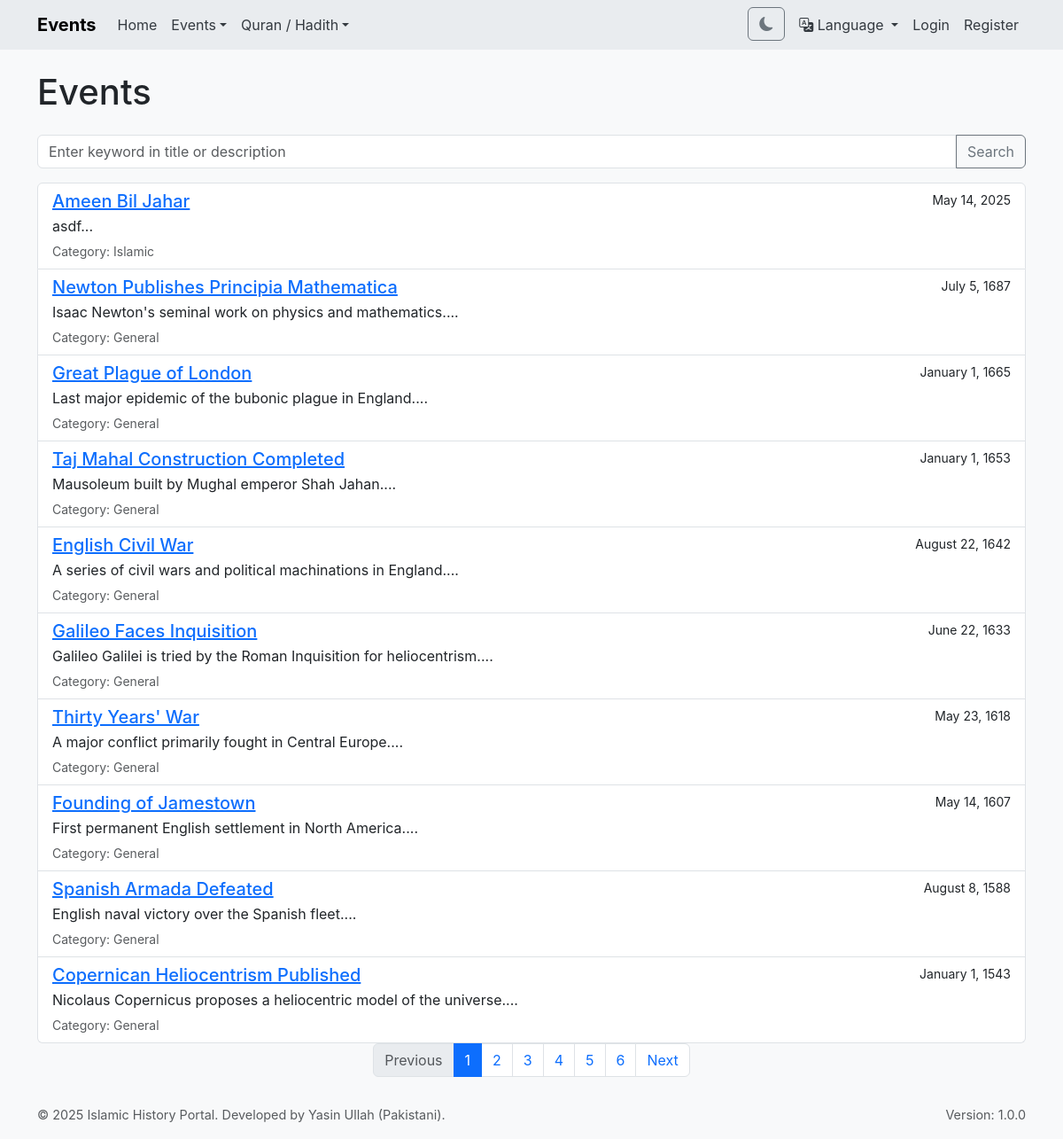
Page /index.php?page=events on the committed database.
### tables this page shows
CREATE TABLE events (
        id INTEGER PRIMARY KEY AUTOINCREMENT,
        title_en TEXT NOT NULL,
        title_ur TEXT NOT NULL,
        description_en TEXT,
        description_ur TEXT,
        event_date DATE NOT NULL,
        category TEXT NOT NULL, -- 'islamic', 'general'
        latitude REAL,
        longitude REAL,
        user_id INTEGER NOT NULL,
        status TEXT NOT NULL DEFAULT 'pending', -- 'pending', 'approved', 'rejected'
        created_at DATETIME DEFAULT CURRENT_TIMESTAMP,
        approved_by INTEGER,
        approved_at DATETIME,
        FOREIGN KEY (user_id) REFERENCES users(id),
        FOREIGN KEY (approved_by) REFERENCES users(id)
    );

### index.php (the view, shortened to what this page needs)
<?php
$db = null;
$current_user = null;
$current_lang = 'en';
function getDB() {
    global $db;
    if ($db === null) {
        try {
            $db = new PDO('sqlite:' . DB_FILE);
            $db->setAttribute(PDO::ATTR_ERRMODE, PDO::ERRMODE_EXCEPTION);
            $db->setAttribute(PDO::ATTR_DEFAULT_FETCH_MODE, PDO::FETCH_ASSOC);
            $db->exec('PRAGMA foreign_keys = ON;');
        } catch (PDOException $e) {
            error_log("Database Connection Error: " . $e->getMessage());
            die("Database connection failed. Please check server logs or contact the administrator.");
        }
    }
    return $db;
}
?>
<?php
function translate($key, ...$args) {
    global $translations, $current_lang;
    $lang_to_use = $current_lang;
    $text = $translations[$lang_to_use][$key];
    return $text;
}
function t($key, ...$args) {
    return translate($key, ...$args);
}
function sanitize_input($data) {
    return htmlspecialchars(trim($data), ENT_QUOTES, 'UTF-8');
}
function isLoggedIn() {
    return isset($_SESSION['user_id']);
}
function getCurrentUser() {
    global $current_user;
    return $current_user;
}
function userHasRole($role) {
    return false;
}
function isAdmin() { return userHasRole('admin'); }
function isUlama() { return userHasRole('ulama'); }
function getPagination($total_items, $current_page, $base_url, $items_per_page = ITEMS_PER_PAGE) {
    $total_pages = ceil($total_items / $items_per_page);
    $pagination_html = '';
    if ($total_pages > 1) {
        $pagination_html .= '<nav aria-label="Page navigation"><ul class="pagination justify-content-center">';
        if ($current_page > 1) {
            $pagination_html .= '<li class="page-item"><a class="page-link" href="' . $base_url . '&p=' . ($current_page - 1) . '">Previous</a></li>';
        } else {
            $pagination_html .= '<li class="page-item disabled"><span class="page-link">Previous</span></li>';
        }
        for ($i = 1; $i <= $total_pages; $i++) {
            if ($i == $current_page) {
                $pagination_html .= '<li class="page-item active" aria-current="page"><span class="page-link">' . $i . '</span></li>';
            } else {
                $pagination_html .= '<li class="page-item"><a class="page-link" href="' . $base_url . '&p=' . $i . '">' . $i . '</a></li>';
            }
        }
        if ($current_page < $total_pages) {
            $pagination_html .= '<li class="page-item"><a class="page-link" href="' . $base_url . '&p=' . ($current_page + 1) . '">Next</a></li>';
        } else {
            $pagination_html .= '<li class="page-item disabled"><span class="page-link">Next</span></li>';
        }
        $pagination_html .= '</ul></nav>';
    }
    return $pagination_html;
}
function format_date_for_display($date_string) {
    try {
        $date = new DateTime($date_string);
        return $date->format('F j, Y');
    } catch (Exception $e) {
        return $date_string;
    }
}
$current_user = getCurrentUser();
function render_header($page_title) {
    global $current_lang, $current_user;
    $theme_class = isset($_COOKIE['theme']) && $_COOKIE['theme'] === 'dark' ? 'dark-mode' : 'light-mode';
    $html_attrs = 'lang="' . $current_lang . '"';
    $t_toggle_navigation = t('toggle_navigation');
    $t_home = t('home');
    $t_events = t('events');
    $t_islamic_events = t('islamic_events');
    $t_general_events = t('general_events');
    $t_all_events = t('all_events');
    $t_timeline = t('timeline');
    $t_map_view = t('map_view');
    $t_quran = t('quran');
    $t_hadith = t('hadith');
    $t_search_quran = t('search_quran');
    $t_search_hadith = t('search_hadith');
    $t_language = t('language');
    $t_english = t('english');
    $t_urdu = t('urdu');
    $t_profile_text = t('profile');
    $t_admin_panel_text = t('admin_panel');
    $t_logout_text = t('logout');
    $t_login_text = t('login');
    $t_register_text = t('register');
    $t_toggle_theme = t('toggle_theme');
    $t_unknown_user = t('unknown_user');
    $pq_lang_en = preserve_query_string('lang');
    $pq_lang_ur = preserve_query_string('lang');
    $add_event_link_html = '';
    $add_hadith_link_html = '';
    $bookmarks_link_html = '';
    $user_menu_html = '';
    if (isLoggedIn()) {
        $username_display = (isset($current_user) && is_array($current_user) && isset($current_user['username'])) ? sanitize_input($current_user['username']) : $t_unknown_user;
        $admin_panel_link_html = '';
        if (isAdmin() || isUlama()) {
            $admin_panel_link_html = '<li><a class="dropdown-item" href="index.php?page=admin_dashboard">' . $t_admin_panel_text . '</a></li>';
        }
        $user_menu_html = '
            <li class="nav-item dropdown">
                <a class="nav-link dropdown-toggle" href="#" id="userDropdown" role="button" data-bs-toggle="dropdown" aria-expanded="false">
                    <i class="bi bi-person-circle"></i> ' . $username_display . '
                </a>
                <ul class="dropdown-menu dropdown-menu-end" aria-labelledby="userDropdown">
                    <li><a class="dropdown-item" href="index.php?page=profile">' . $t_profile_text . '</a></li>
                    ' . $admin_panel_link_html . '
                    <li><hr class="dropdown-divider"></li>
                    <li><a class="dropdown-item" href="index.php?action=logout">' . $t_logout_text . '</a></li>
                </ul>
            </li>';
    } else {
        $user_menu_html = '
            <li class="nav-item"><a class="nav-link" href="index.php?page=login">' . $t_login_text . '</a></li>
            <li class="nav-item"><a class="nav-link" href="index.php?page=register">' . $t_register_text . '</a></li>';
    }
echo <<<HTML
<!DOCTYPE html>
<html {$html_attrs}>
<head>
    <title>{$page_title} - Yasin Islamic History Portal</title>
    <link href="https://cdn.jsdelivr.net/npm/bootstrap@5.3.2/dist/css/bootstrap.min.css" rel="stylesheet">
    <link rel="stylesheet" href="https://cdn.jsdelivr.net/npm/bootstrap-icons@1.11.3/font/bootstrap-icons.min.css">
    <link rel="stylesheet" href="https://unpkg.com/leaflet@1.9.4/dist/leaflet.css" />
</head>
<body class="{$theme_class}">
    <nav class="navbar navbar-expand-lg navbar-light bg-light mb-4">
        <div class="container">
            <a class="navbar-brand" href="index.php">{$page_title}</a>
            <button class="navbar-toggler" type="button" data-bs-toggle="collapse" data-bs-target="#navbarNav" aria-controls="navbarNav" aria-expanded="false" aria-label="{$t_toggle_navigation}">
            </button>
            <div class="collapse navbar-collapse" id="navbarNav">
                <ul class="navbar-nav me-auto mb-2 mb-lg-0">
                    <li class="nav-item"><a class="nav-link" href="index.php">{$t_home}</a></li>
                    <li class="nav-item dropdown">
                        <a class="nav-link dropdown-toggle" href="#" id="eventsDropdown" role="button" data-bs-toggle="dropdown" aria-expanded="false">{$t_events}</a>
                            <li><a class="dropdown-item" href="index.php?page=events&category=islamic">{$t_islamic_events}</a></li>
                            <li><a class="dropdown-item" href="index.php?page=events&category=general">{$t_general_events}</a></li>
                            <li><a class="dropdown-item" href="index.php?page=events">{$t_all_events}</a></li>
                            <li><a class="dropdown-item" href="index.php?page=timeline">{$t_timeline}</a></li>
                            <li><a class="dropdown-item" href="index.php?page=map_view">{$t_map_view}</a></li>
                            {$add_event_link_html}
                    </li>
                    <li class="nav-item dropdown">
                        <a class="nav-link dropdown-toggle" href="#" id="quranHadithDropdown" role="button" data-bs-toggle="dropdown" aria-expanded="false">{$t_quran} / {$t_hadith}</a>
                            <li><a class="dropdown-item" href="index.php?page=quran_search">{$t_search_quran}</a></li>
                            <li><a class="dropdown-item" href="index.php?page=hadith">{$t_search_hadith}</a></li>
                            {$add_hadith_link_html}
                    </li>
                    {$bookmarks_link_html}
                </ul>
                <ul class="navbar-nav ms-auto mb-2 mb-lg-0">
                    <li class="nav-item">
                        <button id="themeToggle" class="btn btn-outline-secondary me-2" title="{$t_toggle_theme}" aria-label="{$t_toggle_theme}">
                            <i class="bi bi-sun-fill light-mode-icon"></i><i class="bi bi-moon-fill dark-mode-icon"></i>
                        </button>
                    </li>
                    <li class="nav-item dropdown">
                        <a class="nav-link dropdown-toggle" href="#" id="languageDropdown" role="button" data-bs-toggle="dropdown" aria-expanded="false">
                            <i class="bi bi-translate"></i> {$t_language}
                        </a>
                            <li><a class="dropdown-item" href="?lang=en{$pq_lang_en}">{$t_english}</a></li>
                            <li><a class="dropdown-item" href="?lang=ur{$pq_lang_ur}">{$t_urdu}</a></li>
                    </li>
                    {$user_menu_html}
                </ul>
            </div>
        </div>
    </nav>
    <div class="container">
HTML;
}
function preserve_query_string($exclude_key = null) {
    $query = $_GET;
    if ($exclude_key) {
        unset($query[$exclude_key]);
    }
    if (!empty($query)) {
        return '&' . http_build_query($query);
    }
    return '';
}
function render_footer() {
    global $current_lang;
    $text_align_class = ($current_lang === 'ur') ? 'text-start' : 'text-end';
    $are_you_sure_js_string = htmlspecialchars(t('are_you_sure'), ENT_QUOTES, 'UTF-8');
    $current_year = date('Y');
    $site_name_const = SITE_NAME;
    $t_developer_info = t('developer_info');
    $t_version_info = t('version_info');
echo <<<HTML
    </div>
    <footer class="footer mt-auto py-3 bg-light">
        <div class="container">
            <div class="row">
                <div class="col-md-6 text-muted
HTML;
    echo ($current_lang === 'ur') ? 'text-end' : 'text-start';
echo <<<HTML
">
                    © {$current_year} {$site_name_const}. {$t_developer_info}
                </div>
                <div class="col-md-6 text-muted {$text_align_class}">
                    {$t_version_info}
                </div>
            </div>
HTML;
echo <<<HTML
        </div>
    </footer>
                const message = this.dataset.confirmMessage || '{$are_you_sure_js_string}';
</body>
</html>
HTML;
}
    ?>
    <?php
function t_dynamic($en_text, $ur_text) {
    global $current_lang;
    return ($current_lang === 'ur' && !empty($ur_text)) ? $ur_text : $en_text;
}
function render_events_page() {
    render_header(t('events'));
    $db = getDB();
    $current_page_num = isset($_GET['p']) ? (int)$_GET['p'] : 1;
    $offset = ($current_page_num - 1) * ITEMS_PER_PAGE;
    $where_clauses = ["status = 'approved'"];
    $params = [];
    $category_filter = isset($_GET['category']) ? sanitize_input($_GET['category']) : '';
    $search_term = isset($_GET['search']) ? sanitize_input($_GET['search']) : '';
    $where_sql = count($where_clauses) > 0 ? "WHERE " . implode(" AND ", $where_clauses) : "";
    $stmt_count = $db->prepare("SELECT COUNT(*) FROM events $where_sql");
    $stmt_count->execute($params);
    $total_items = $stmt_count->fetchColumn();
    $stmt_events = $db->prepare("SELECT * FROM events $where_sql ORDER BY event_date DESC LIMIT :limit OFFSET :offset");
    $limit_val = ITEMS_PER_PAGE;
    $offset_val = $offset;
    $stmt_events->bindValue(':limit', $limit_val, PDO::PARAM_INT);
    $stmt_events->bindValue(':offset', $offset_val, PDO::PARAM_INT);
    $stmt_events->execute();
    $events = $stmt_events->fetchAll();
    ?>
    <div class="d-flex justify-content-between align-items-center mb-3">
        <h1><?php echo t('events'); ?> <?php if($category_filter) echo "(".t($category_filter).")"; ?></h1>
    </div>
    <form method="GET" action="index.php" class="mb-3">
        <div class="input-group">
            <input type="text" name="search" class="form-control" placeholder="<?php echo t('search_placeholder_events'); ?>" value="<?php echo htmlspecialchars($search_term); ?>">
            <button class="btn btn-outline-secondary" type="submit"><?php echo t('search'); ?></button>
        </div>
    </form>
    <?php if (!empty($events)): ?>
        <div class="list-group">
            <?php foreach ($events as $event): ?>
                <div class="list-group-item">
                    <div class="d-flex w-100 justify-content-between">
                        <h5 class="mb-1">
                            <a href="index.php?page=view_event&id=<?php echo $event['id']; ?>">
                                <?php echo sanitize_input(t_dynamic($event['title_en'], $event['title_ur'])); ?>
                            </a>
                        </h5>
                        <small><?php echo format_date_for_display($event['event_date']); ?></small>
                    </div>
                    <p class="mb-1"><?php echo substr(sanitize_input(t_dynamic($event['description_en'], $event['description_ur'])), 0, 200); ?>...</p>
                    <small class="text-muted"><?php echo t('category'); ?>: <?php echo t('event_category_' . $event['category']); ?></small>
                </div>
            <?php endforeach; ?>
        </div>
        <?php echo getPagination($total_items, $current_page_num, 'index.php?page=events' . ($category_filter ? '&category='.urlencode($category_filter) : '') . ($search_term ? '&search='.urlencode($search_term) : '')); ?>
    <?php else: ?>
        <p><?php echo t('no_items_found'); ?></p>
    <?php endif; ?>
    <?php
    render_footer();
}
    ?>
    <?php
$page = isset($_GET['page']) ? $_GET['page'] : 'home';
switch ($page) {
    case 'events':
        render_events_page();
        break;
}
?>

### index.php (style rules this page uses)
body { font-family: -apple-system, BlinkMacSystemFont, "Segoe UI", Roboto, "Helvetica Neue", Arial, sans-serif; transition: background-color 0.3s, color 0.3s; }
.light-mode { background-color: #f8f9fa; color: #212529; }
.light-mode .navbar { background-color: #e9ecef !important; }
.light-mode .list-group-item { background-color: #fff; }
.light-mode .form-control, .light-mode .form-select { background-color: #fff; color: #212529; }
.light-mode .btn-outline-secondary { color: #6c757d; border-color: #6c757d; }
.light-mode .nav-link { color: #343a40; }
.navbar-brand { font-weight: bold; }
.footer { padding: 1rem 0; text-align: center; font-size: 0.9em; }

### rows in the picture
events: title_en "Ameen Bil Jahar", event_date "May 14, 2025", description_en "asdf", category "Islamic"
events: title_en "Newton Publishes Principia Mathematica", event_date "July 5, 1687", description_en "Isaac Newton's seminal work on physics and mathematics.", category "General"
events: title_en "Great Plague of London", event_date "January 1, 1665", description_en "Last major epidemic of the bubonic plague in England.", category "General"
events: title_en "Taj Mahal Construction Completed", event_date "January 1, 1653", description_en "Mausoleum built by Mughal emperor Shah Jahan.", category "General"
events: title_en "English Civil War", event_date "August 22, 1642", description_en "A series of civil wars and political machinations in England.", category "General"
events: title_en "Galileo Faces Inquisition", event_date "June 22, 1633", description_en "Galileo Galilei is tried by the Roman Inquisition for heliocentrism.", category "General"
events: title_en "Thirty Years' War", event_date "May 23, 1618", description_en "A major conflict primarily fought in Central Europe.", category "General"
events: title_en "Founding of Jamestown", event_date "May 14, 1607", description_en "First permanent English settlement in North America.", category "General"
events: title_en "Spanish Armada Defeated", event_date "August 8, 1588", description_en "English naval victory over the Spanish fleet.", category "General"
events: title_en "Copernican Heliocentrism Published", event_date "January 1, 1543", description_en "Nicolaus Copernicus proposes a heliocentric model of the universe.", category "General"

### other values in the picture
$page_title "Events"
$t_home "Home"
$t_events "Events"
$t_quran "Quran"
$t_hadith "Hadith"
$t_language "Language"
$t_login_text "Login"
$t_register_text "Register"
t('events') "Events"
t('search') "Search"
$site_name_const "Islamic History Portal"
$t_developer_info "Developed by Yasin Ullah (Pakistani)."
$t_version_info "Version: 1.0.0"
